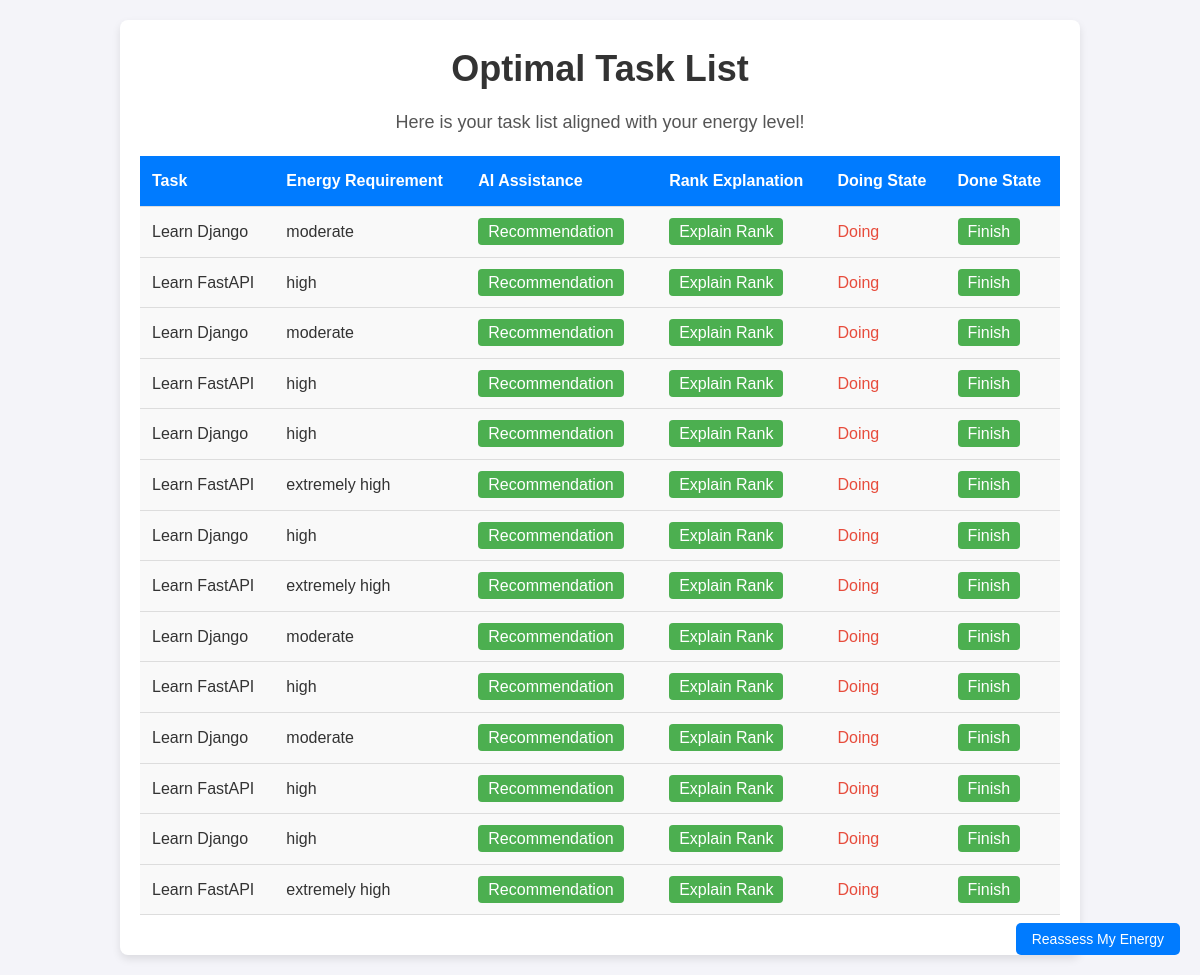
The app's page /output, older data.
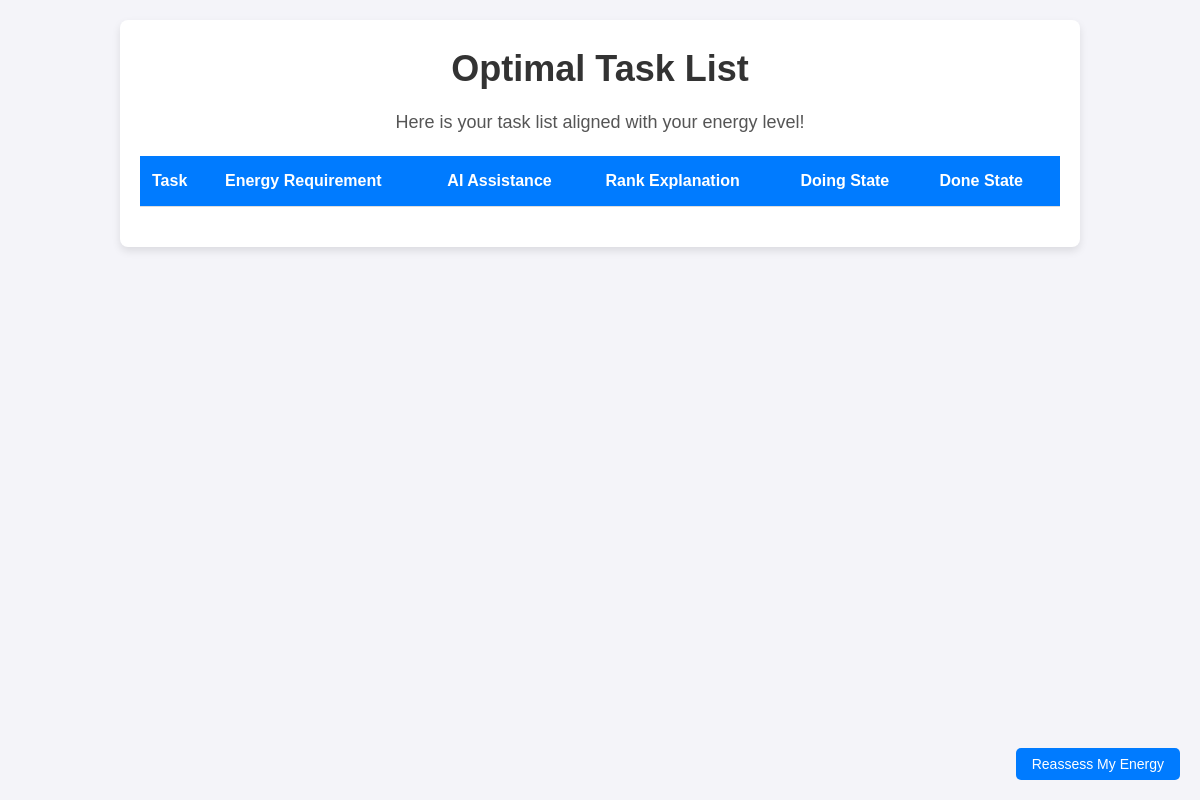
The same page, newer data.
### main.py (models this page shows, shortened)
class UpdatedToDo(db.Model):
    id = db.Column(db.Integer, primary_key=True)
    content = db.Column(db.String(200), nullable=False)
    energy_required = db.Column(db.String(200), nullable=False)
    rank = db.Column(db.Integer, nullable=True)
    date = db.Column(db.DateTime, default=datetime.now())

### main.py (the view, shortened to what this page needs)
@app.route('/output', methods=['GET', 'POST'])
def Sort():
    optimal_task_list = UpdatedToDo.query.order_by(UpdatedToDo.date).all() #early comes first
    return render_template('output.html', optimal_task_list=optimal_task_list)

### templates/output.html (shortened to what this page needs)
<!DOCTYPE html>
<html lang="en">
    <head>
</head>
<body>
    <div class="content">
        <h1 style="text-align:center">Optimal Task List</h1>
        <p style="text-align:center">Here is your task list aligned with your energy level!</p>
        <table>
            <thead>
                <tr>
                    <th>Task</th>
                    <th>Energy Requirement</th>
                    <th>AI Assistance</th>
                    <th>Rank Explanation</th>
                    <th>Doing State</th>
                    <th>Done State</th>
                </tr>
            </thead>
            <tbody>
                {% for task in optimal_task_list %}
                <tr class="task-row" id="task-{{ loop.index }}">
                    <td class="{% if task.finished %}completed{% endif %}">{{ task.content }}</td>
                    <td>{{ task.energy_required }}</td>
                    <td>
                        <a href="#" class="recommendation" onclick="getRecommendation('{{ loop.index }}')">Recommendation</a><br>
                    </td>
                    <td>
                        <a href="#"  class="explain" onclick="getExplanation('{{ loop.index }}')">Explain Rank</a><br>
                    </td>
                    <td>
                        <a href="#" class="doing-button" onclick="markAsDoing('{{ loop.index }}')">Doing</a><br>
                    </td>
                    <td>
                        <a href="#" class="finish-button" onclick="markAsFinished('{{ loop.index }}')">Finish</a><br>
                    </td>
                    </tr>
                {% endfor %}
            </tbody>
        </table>
    </div>
    <div class="estimate-energy-button">
        <form action="/finalize_tasks" method="POST">
            <input type="submit" value="Reassess My Energy">
        </form>
    </div>
</body>
</html>

### templates/output.html (style rules this page uses)
* { margin: 0; padding: 0; box-sizing: border-box; }
body { font-family: 'Arial', sans-serif; background-color: #f4f4f9; color: #333; line-height: 1.6; }
.content { width: 80%; margin: 20px auto; background-color: #fff; padding: 20px; border-radius: 8px; box-shadow: 0 4px 8px rgba(0, 0, 0, 0.1); }
h1 { font-size: 36px; color: #333; margin-bottom: 10px; }
p { font-size: 18px; color: #555; margin-bottom: 20px; }
table { width: 100%; border-collapse: collapse; margin-bottom: 20px; }
th, td { padding: 12px; text-align: left; border-bottom: 1px solid #ddd; }
th { background-color: #007bff; color: #fff; font-weight: bold; }
div { text-align: center; margin-top: 20px; }
.estimate-energy-button { position: fixed; bottom: 20px; right: 20px; z-index: 1000; }
.estimate-energy-button input[type="submit"] { padding: 8px 16px; font-size: 14px; background-color: #007bff; color: white; border: none; border-radius: 5px; cursor: pointer; transition: background-color 0.3s ease; }

Row changes from the older to the newer data that the page shows:
removed UpdatedToDo: content "Learn Django", energy_required "moderate"
removed UpdatedToDo: content "Learn FastAPI", energy_required "high"
removed UpdatedToDo: content "Learn Django", energy_required "moderate"
removed UpdatedToDo: content "Learn FastAPI", energy_required "high"
removed UpdatedToDo: content "Learn Django", energy_required "high"
removed UpdatedToDo: content "Learn FastAPI", energy_required "extremely high"
removed UpdatedToDo: content "Learn Django", energy_required "high"
removed UpdatedToDo: content "Learn FastAPI", energy_required "extremely high"
removed UpdatedToDo: content "Learn Django", energy_required "moderate"
removed UpdatedToDo: content "Learn FastAPI", energy_required "high"
removed UpdatedToDo: content "Learn Django", energy_required "moderate"
removed UpdatedToDo: content "Learn FastAPI", energy_required "high"
removed UpdatedToDo: content "Learn Django", energy_required "high"
removed UpdatedToDo: content "Learn FastAPI", energy_required "extremely high"
